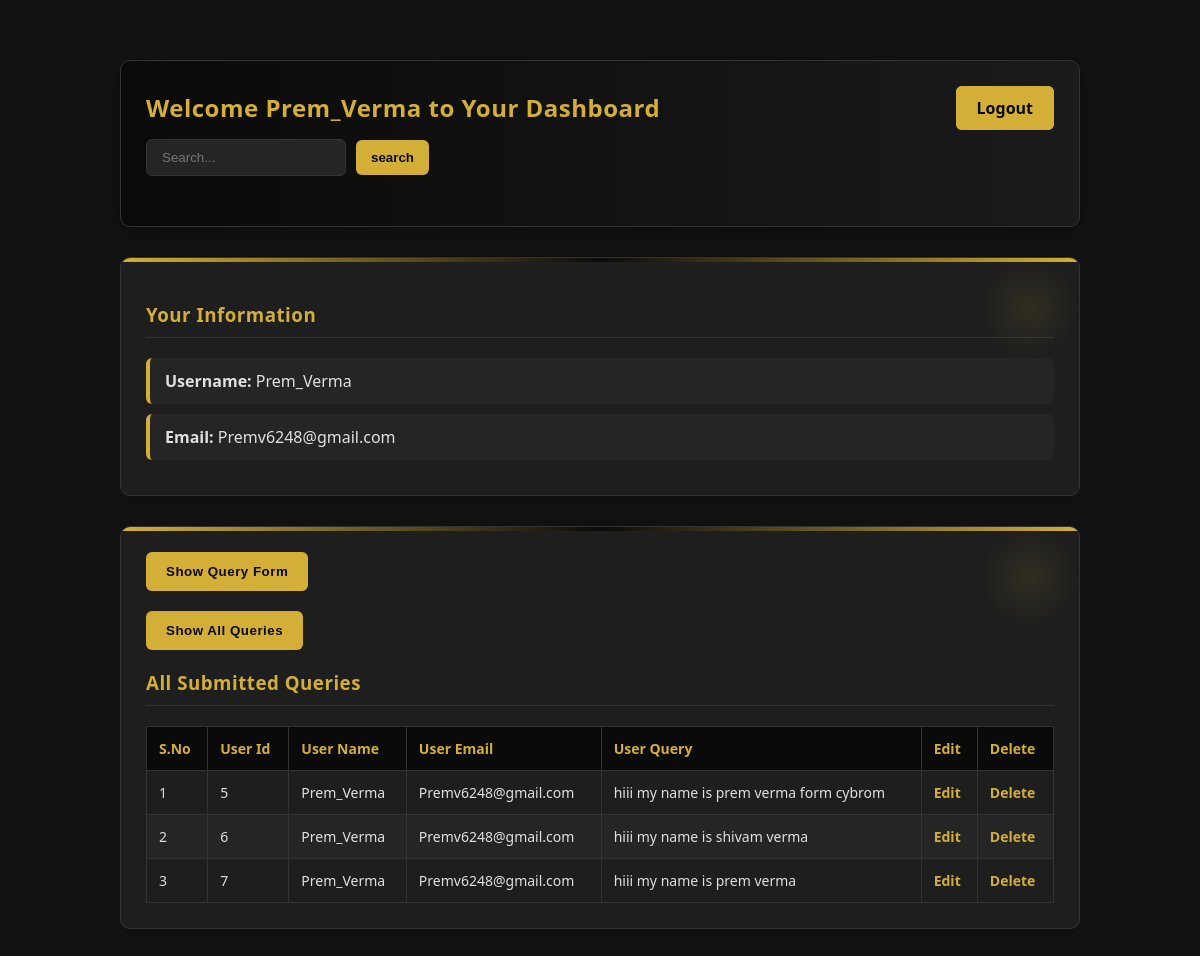
/allqurey/2/, run on the app's committed database.
### my_aap/models.py (models this page shows, shortened)
class registration(models.Model):
    name = models.CharField(max_length=100)
    email = models.EmailField(unique=True)
    password = models.CharField(max_length=100)

class Query(models.Model):
    name = models.CharField(max_length=50)
    email = models.EmailField()
    query = models.TextField()

### my_aap/views.py (the view)
# urls.py: path('allqurey/<int:x>/',views.allquery,name='allquery'),
def allquery(req,x):
    userdata=registration.objects.get(id=x)
    email=userdata.email
    aquery=Query.objects.filter(email=email)
    return render(req,'dashbord.html',{'data':userdata,'aquery':aquery})

### my_aap/templates/dashbord.html (shortened to what this page needs)
<!DOCTYPE html>
<html lang="en">
<head>
</head>
<body>
<div class="dashboard-container">
  <header>
    <h1>Welcome {{ data.name }} to Your Dashboard</h1>
    <div class="logout-btn">
      <a href="{% url 'logout' %}">Logout</a>
    </div>
    <form action="{% url 'search' pk=data.id %}" method="post" class="search-container">
      <input type="search" name="search" id="search" placeholder="Search...">
      <input type="submit" class="search-btn" value="search">
    </form>
  </header>
  <div class="user-info">
    <h3>Your Information</h3>
    <div class="info-display">
      <p><strong>Username:</strong> {{ data.name }}</p>
      <p><strong>Email:</strong> {{ data.email }}</p>
    </div>
  </div>
  <div class="query-section">
    <form action="{% url 'q' x=data.id %}" method="post">
      <button type="submit">Show Query Form</button>
    </form>
    <form action="{% url 'allquery' x=data.id %}" method="post">
      <button type="submit">Show All Queries</button>
    </form>
    {% if aquery %}
    <h3>All Submitted Queries</h3>
    <table>
      <tr>
        <th>S.No</th>
        <th>User Id</th>
        <th>User Name</th>
        <th>User Email</th>
        <th>User Query</th>
        <th>Edit</th>
        <th>Delete</th>
      </tr>
      {% for i in aquery %}
      <tr>
        <td>{{ forloop.counter }}</td>
        <td>{{ i.id }}</td>
        <td>{{ i.name }}</td>
        <td>{{ i.email }}</td>
        <td>{{ i.query }}</td>
        <td><a href="{% url "edit" id=i.id pk=data.id  %}">Edit</a></td>
        <td><a href="{% url "delete" id=i.id pk=data.id  %}">Delete</a></td>
      </tr>
      {% endfor %}
    </table>
    {% endif %}
  </div>
</div>
</body>
</html>

### my_aap/templates/dashbord.html (style rules this page uses)
* { box-sizing: border-box; }
body { font-family: 'Segoe UI', Tahoma, Geneva, Verdana, sans-serif; margin: 0; padding: 0; background-color: #121212; color: #e0e0e0; }
.dashboard-container { max-width: 1000px; margin: 40px auto; padding: 20px; }
header { background: linear-gradient(to right, #0a0a0a, #1a1a1a); color: #d4af37; padding: 30px 25px; border-radius: 10px; display: flex; justify-content: space-between; align-items: center; box-shadow: 0 4px 15px rgba(0, 0, 0, 0.3); border: 1px solid #333; flex-wrap: wrap; gap: 15px; }
header h1 { font-size: 24px; margin: 0; letter-spacing: 0.5px; }
.logout-btn a { text-decoration: none; color: #0a0a0a; background-color: #d4af37; padding: 10px 20px; border-radius: 6px; font-weight: bold; transition: all 0.3s ease; border: 1px solid #d4af37; }
.user-info, .query-section { background-color: #1e1e1e; padding: 25px; border-radius: 10px; box-shadow: 0 2px 10px rgba(0, 0, 0, 0.2); margin-top: 30px; border: 1px solid #333; }
.info-display p { padding: 12px 15px; margin: 10px 0; background: #252525; border-left: 4px solid #d4af37; border-radius: 6px; color: #e0e0e0; }
h3 { border-bottom: 1px solid #333; padding-bottom: 10px; margin-bottom: 20px; color: #d4af37; letter-spacing: 0.5px; }
form { margin-bottom: 20px; }
button { padding: 12px 20px; background-color: #d4af37; color: #0a0a0a; font-weight: bold; border: none; border-radius: 6px; cursor: pointer; transition: all 0.3s ease; letter-spacing: 0.5px; }
table { width: 100%; border-collapse: collapse; margin-top: 20px; font-size: 14px; background-color: #252525; }
table, th, td { border: 1px solid #333; }
th, td { padding: 12px; text-align: left; }
th { background-color: #0a0a0a; color: #d4af37; font-weight: 600; }
tr:nth-child(even) { background-color: #1e1e1e; }
td a { text-decoration: none; color: #d4af37; font-weight: bold; transition: all 0.2s ease; }
.user-info::before, .query-section::before { content: ""; position: absolute; top: 0; left: 0; right: 0; height: 4px; background: linear-gradient(to right, #d4af37, #0a0a0a, #d4af37); border-radius: 10px 10px 0 0; }
.user-info, .query-section { position: relative; overflow: hidden; }
.search-container { display: flex; align-items: center; gap: 10px; }
#search { width: 200px; padding: 10px 15px; background-color: #252525; border: 1px solid #333; border-radius: 6px; color: #e0e0e0; transition: all 0.3s; }
.search-btn { padding: 10px 15px; background-color: #d4af37; color: #0a0a0a; font-weight: bold; border: none; border-radius: 6px; cursor: pointer; transition: all 0.3s ease; }
.user-info::after, .query-section::after { content: ""; position: absolute; top: 0; right: 0; width: 100px; height: 100px; background: radial-gradient(circle, rgba(212, 175, 55, 0.1) 0%, rgba(10, 10, 10, 0) 70%); z-index: 0; }

### data on the page
registration: name "Prem_Verma", email "Premv6248@gmail.com"
Query: id "5", name "Prem_Verma", email "Premv6248@gmail.com", query "hiii my name is prem verma form cybrom"
Query: id "6", name "Prem_Verma", email "Premv6248@gmail.com", query "hiii my name is shivam verma"
Query: id "7", name "Prem_Verma", email "Premv6248@gmail.com", query "hiii my name is prem verma"
